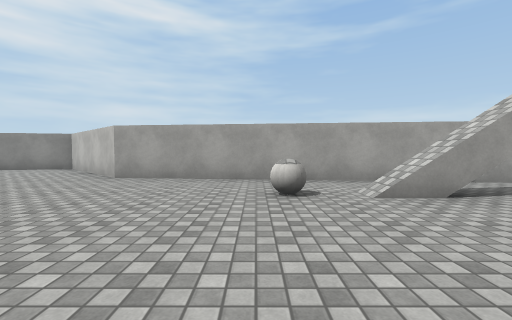
view 1 (above)

16 first-person views from a walk through a Unity game level. The camera is 1.2 m above the floor, tilts 2° down and sees 90° across. The floor is counted in squares, 2 m on a side. Each view is taken from the middle of a square. On the plan, view 1 faces up. The plan holds only what a view shows up to about 9 squares ahead; the rest is blank. The place goes on beyond the plan. The player is left out. Surface patterns are stand-ins for the level's own textures.

view 2
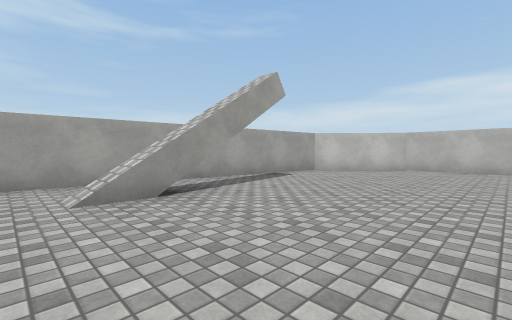

view 3
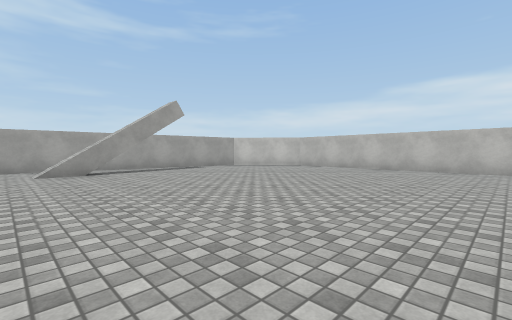

view 4
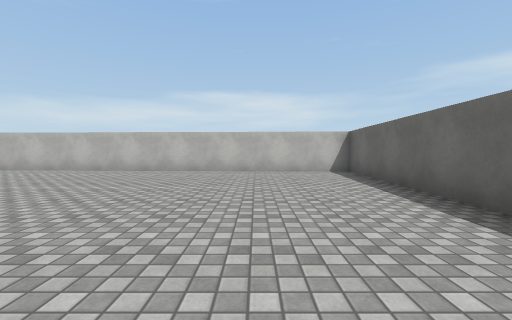

view 5
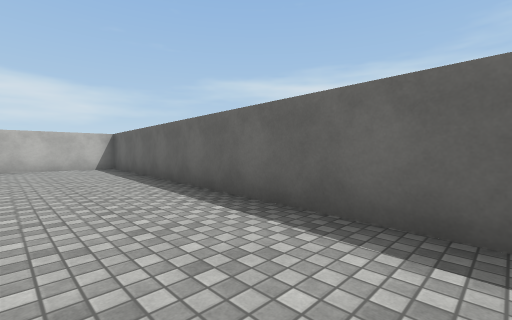

view 6
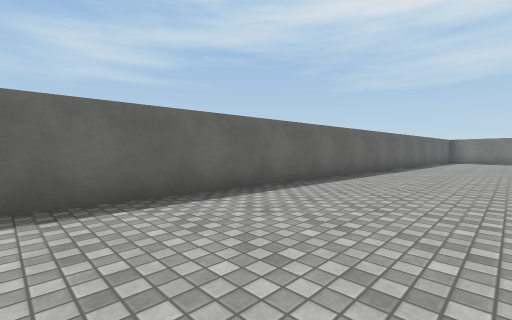

view 7
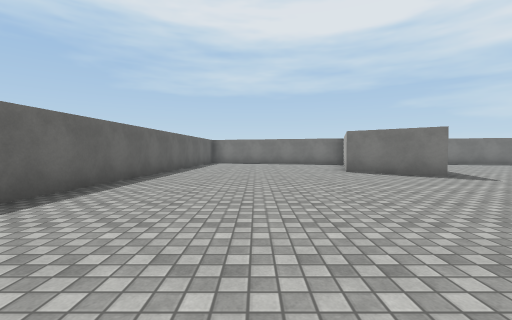

view 8
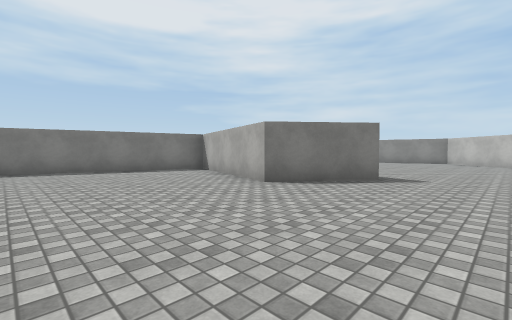

view 9
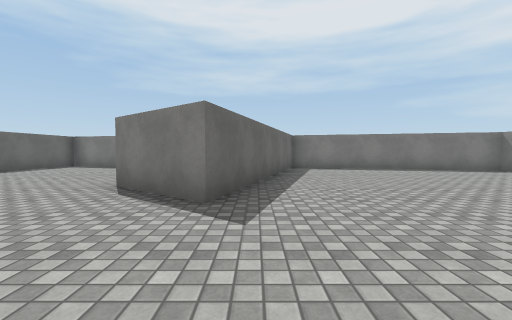

view 10
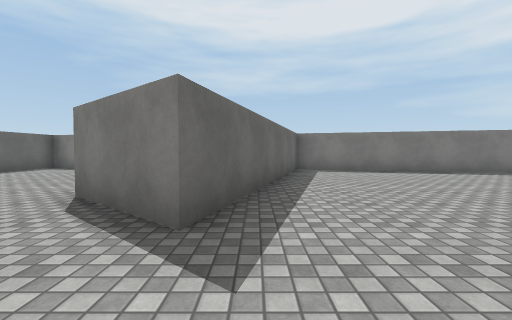

view 11
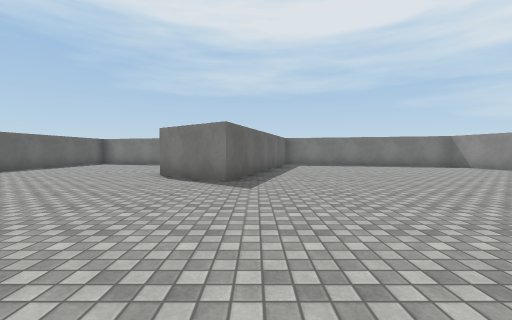

view 12
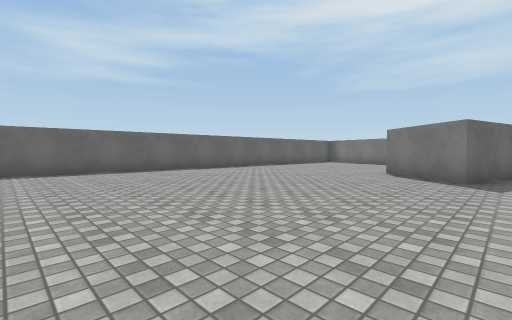

view 13
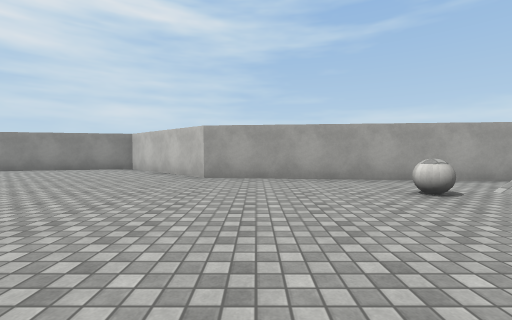

view 14
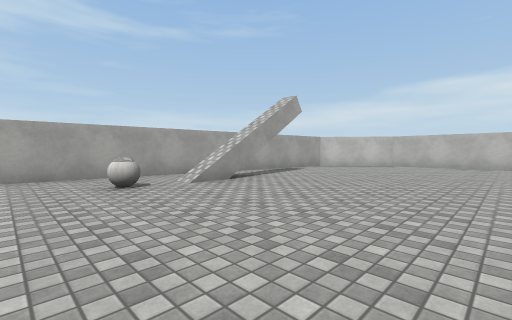

view 15
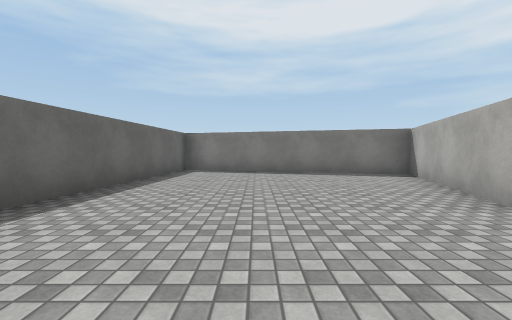

view 16
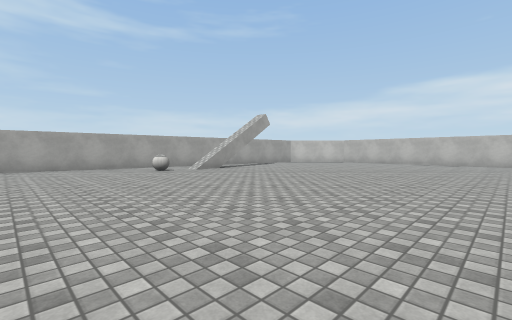

### Floor plan
Points are (right, up) in squares from view 1. A wall is a line through its corners. A room is listed if a view was taken in it or the views show most of it. See-through windows are left out.
Room 1 (views 1, 2, 3, 4, 5, 6, 7, 8, 9, 10, 11, 12, 13, 14, 15, 16)
walls: (-5.9, -0.6) (-7.4, -2.4) (-11.5, -1.1) (-13.2, -7.2) (9.5, -8.7) (9.9, 2.3) (8.1, 4.5) (-3.2, 5.7) (-6.1, 8.5) (-10.7, 7.4) (-12.3, 1.3) (-5.9, -0.6)
objects: other object (0, 4)

Where each view was taken, in squares from view 1:
view 1: 0 up, 0 right, facing up
view 2: 0 up, 1 right, facing up-right
view 3: 4 down, 1 right, facing up-right
view 4: 6 down, 2 right, facing right
view 5: 6 down, 0 right, facing down-right
view 6: 5 down, 3 right, facing down-left
view 7: 5 down, 0 right, facing left
view 8: 6 down, 4 left, facing up-left
view 9: 0 up, 3 left, facing left
view 10: 0 up, 4 left, facing left
view 11: 0 up, 1 left, facing left
view 12: 0 up, 0 right, facing down-left
view 13: 0 up, 2 left, facing up
view 14: 1 down, 1 left, facing up-right
view 15: 5 down, 5 left, facing left
view 16: 4 down, 3 left, facing up-right
